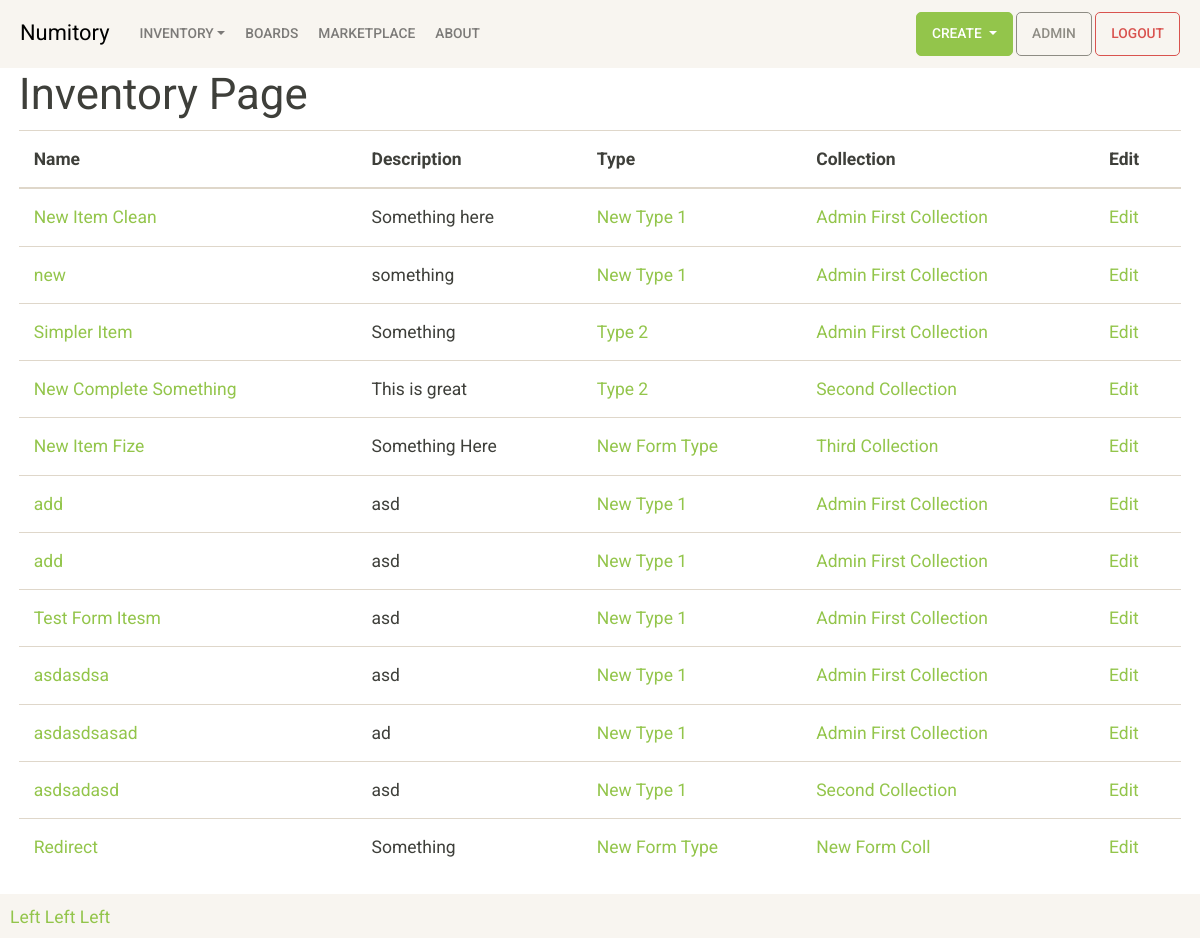
The page /inventory/ (signed in) on the database as committed earlier.
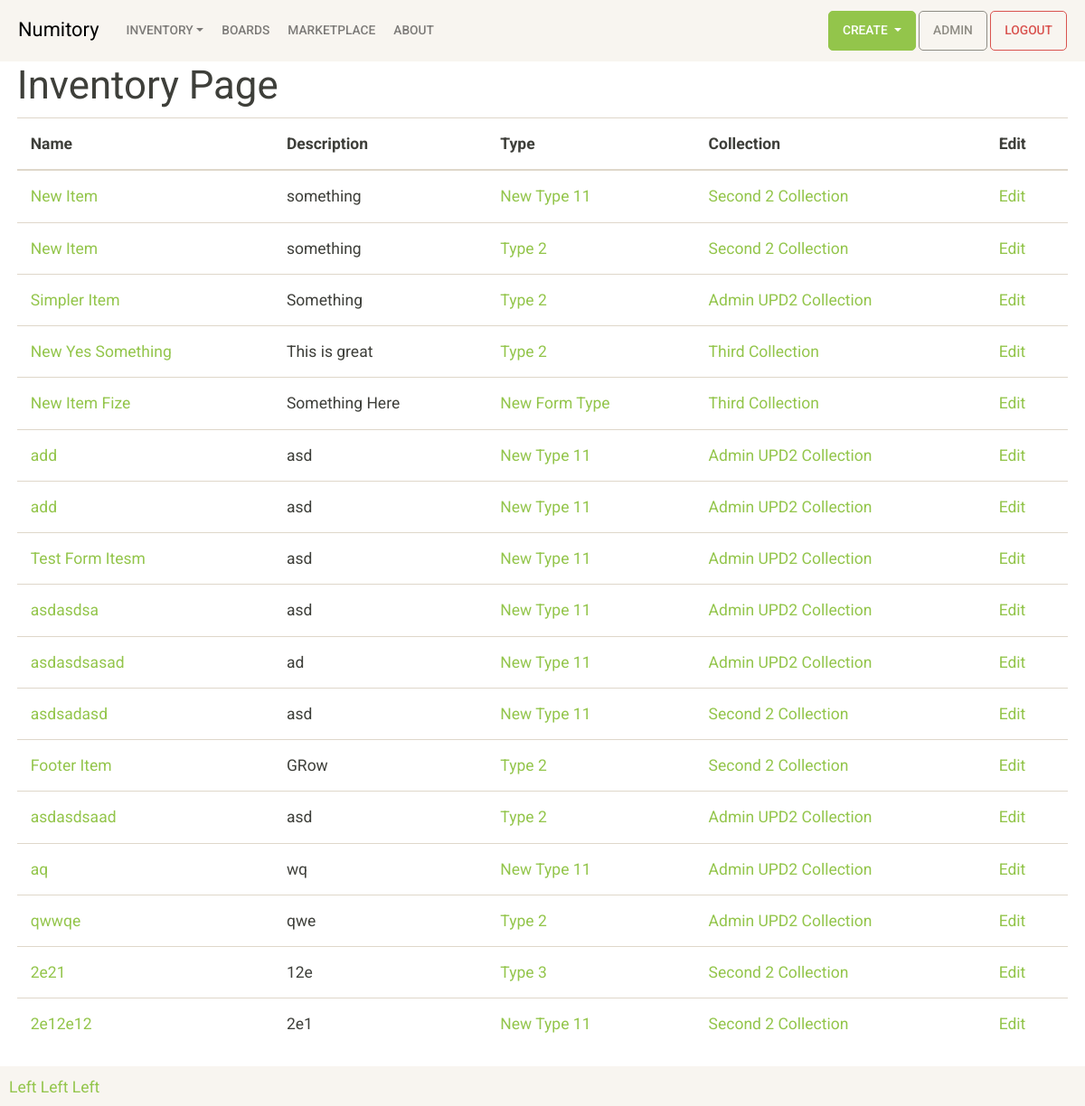
The same page on the database as committed later.
### inventory/models.py (models this page shows, shortened)
class Item(models.Model):
    item_name = models.CharField(max_length=100)
    item_desc = models.CharField(max_length=250)
    created = models.DateTimeField(auto_now_add=True)
    sold = models.BooleanField(default=False)
    user = models.ForeignKey(User, on_delete=models.CASCADE)
    type = models.ForeignKey("inventory.Type", on_delete=models.RESTRICT)
    collection = models.ForeignKey("inventory.Collection", on_delete=models.RESTRICT)

class Type(models.Model):
    type_name = models.CharField(max_length=100, unique=True)
    type_desc = models.CharField(max_length=250)
    created = models.DateTimeField(auto_now_add=True)
    user = models.ForeignKey(User, on_delete=models.CASCADE)
    recycled = models.BooleanField(default=False)

class Collection(models.Model):
    coll_name = models.CharField(max_length=100, unique=True)
    coll_desc = models.CharField(max_length=250)
    recycled = models.BooleanField(default=False)
    created = models.DateTimeField(auto_now_add=True)
    user = models.ForeignKey(User, on_delete=models.CASCADE)

### inventory/views.py (the view)
# urls.py: path('inventory/', include('inventory.urls')),
def inventory(request):
    items = Item.objects.filter(user=request.user, sold=False)
    return render(request, 'inventory/inventory.html', {'items': items})

### inventory/templates/inventory/inventory.html
{% extends 'inventory/base.html' %}
{% block content %}
    <h1>Inventory Page</h1>
    <table class="table">
        <thead>
            <tr>
                <th scope="col">Name</th>
                <th>Description</th>
                <th>Type</th>
                <th>Collection</th>
                <th>Edit</th>
            </tr>
        </thead>
        <tbody>
            {% for item in items %}
            <tr>
                <td>
                    <a href="{% url 'inventory:itemdetail' item.id %}">
                        {{ item.item_name }}
                    </a>
                </td>
                <td>{{ item.item_desc }}</td>
                <td>
                    <a href="{% url 'inventory:typeitems' item.type.id %}">
                        {{ item.type.type_name }}
                    </a>
                </td>
                <td>
                    <a href="{% url 'inventory:collitems' item.collection.id %}">
                        {{ item.collection.coll_name }}
                    </a>
                </td>
                <td>
                    <a href="{% url 'inventory:itemdetail' item.id %}">
                        Edit
                    </a>
                </td>
            </tr>
            {% endfor %}
        </tbody>
    </table>
{% endblock content %}

Rows that differ between the two databases and show on the page:
no longer on this page (row edited): Item: item_name "Redirect", item_desc "Something", type.type_name "New Form Type", collection.coll_name "New Form Coll"
changed Item (number 1 of 17 on the later page): item_name "New Item Clean" → "New Item"; item_desc "Something here" → "something"; type.type_name "New Type 1" → "New Type 11"; collection.coll_name "Admin First Collection" → "Second 2 Collection"
changed Item (number 2 of 17 on the later page): item_name "new" → "New Item"; type.type_name "New Type 1" → "Type 2"; collection.coll_name "Admin First Collection" → "Second 2 Collection"
changed through a linked row, Item "Simpler Item": collection.coll_name "Admin First Collection" → "Admin UPD2 Collection"
changed Item "This is great": item_name "New Complete Something" → "New Yes Something"; collection.coll_name "Second Collection" → "Third Collection"
changed through a linked row, Item (number 6 of 17 on the later page): type.type_name "New Type 1" → "New Type 11"; collection.coll_name "Admin First Collection" → "Admin UPD2 Collection"
changed through a linked row, Item (number 7 of 17 on the later page): type.type_name "New Type 1" → "New Type 11"; collection.coll_name "Admin First Collection" → "Admin UPD2 Collection"
changed through a linked row, Item "Test Form Itesm": type.type_name "New Type 1" → "New Type 11"; collection.coll_name "Admin First Collection" → "Admin UPD2 Collection"
changed through a linked row, Item "asdasdsa": type.type_name "New Type 1" → "New Type 11"; collection.coll_name "Admin First Collection" → "Admin UPD2 Collection"
changed through a linked row, Item "asdasdsasad": type.type_name "New Type 1" → "New Type 11"; collection.coll_name "Admin First Collection" → "Admin UPD2 Collection"
changed through a linked row, Item "asdsadasd": type.type_name "New Type 1" → "New Type 11"; collection.coll_name "Second Collection" → "Second 2 Collection"
added Item: item_name "Footer Item", item_desc "GRow", type.type_name "Type 2", collection.coll_name "Second 2 Collection"
added Item: item_name "asdasdsaad", item_desc "asd", type.type_name "Type 2", collection.coll_name "Admin UPD2 Collection"
added Item: item_name "aq", item_desc "wq", type.type_name "New Type 11", collection.coll_name "Admin UPD2 Collection"
added Item: item_name "qwwqe", item_desc "qwe", type.type_name "Type 2", collection.coll_name "Admin UPD2 Collection"
added Item: item_name "2e21", item_desc "12e", type.type_name "Type 3", collection.coll_name "Second 2 Collection"
added Item: item_name "2e12e12", item_desc "2e1", type.type_name "New Type 11", collection.coll_name "Second 2 Collection"
